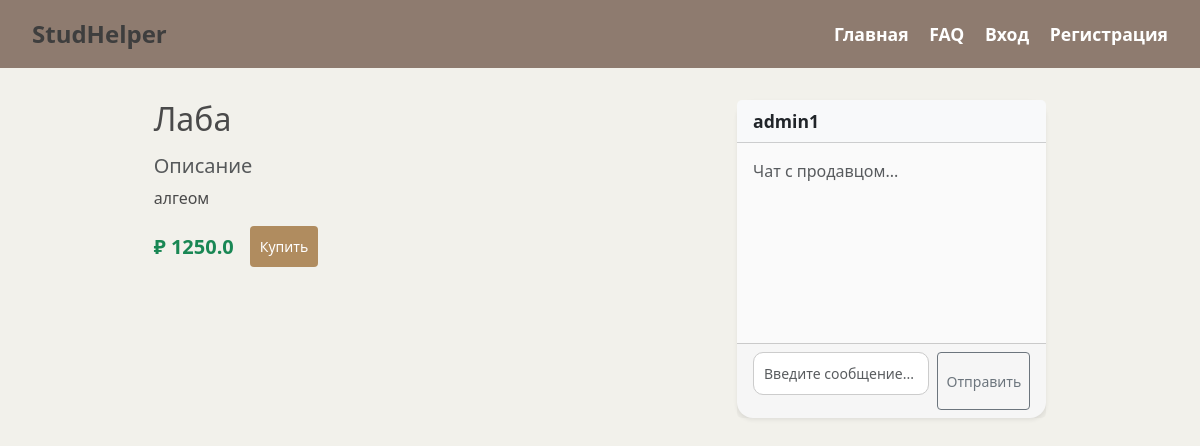
The app's page /offer/1, older data.
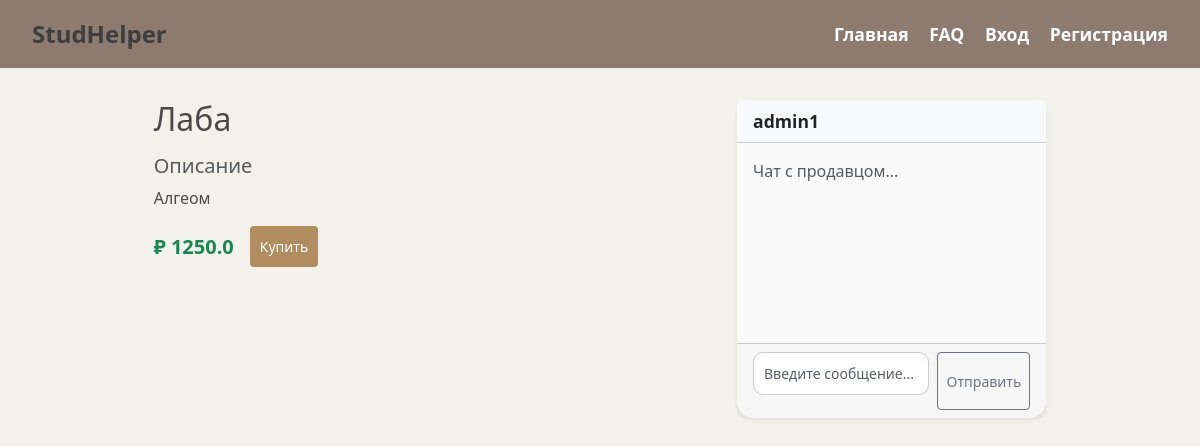
The same page, newer data.
### app.py (models this page shows)
class Offer(db.Model):
    id = db.Column(db.Integer, primary_key=True)
    title = db.Column(db.String(200), nullable=False)
    description = db.Column(db.Text, nullable=False)
    price = db.Column(db.Float, nullable=False)
    subtopic = db.Column(db.String(50))  # Изменено на строковый тип
    seller_id = db.Column(db.Integer, db.ForeignKey('user.id'), nullable=False)

class User(db.Model):
    id = db.Column(db.Integer, primary_key=True)
    username = db.Column(db.String(150), unique=True, nullable=False)
    password = db.Column(db.String(150), nullable=False)
    offers = db.relationship('Offer', backref='seller', lazy=True)  # связь с предложениями

### app.py (the view)
@app.route('/offer/<int:offer_id>')
def offer(offer_id):
    offer = Offer.query.get_or_404(offer_id)
    return render_template('offer.html', offer=offer)

### templates/offer.html
{% extends 'base.html' %}
{% block content %}
<div class="container mt-4">
    {% if offer %}
    <div class="row justify-content-center">
        <div class="col-lg-7 col-md-8 col-sm-12">
            <h2 class="mb-3">{{ offer.title }}</h2>
            <h5 class="text-muted">Описание</h5>
            <p>{{ offer.description }}</p>
            <div class="d-flex align-items-center gap-3 mt-3">
                <span class="fs-5 fw-semibold text-success">₽ {{ offer.price }}</span>
                <a href="{{ url_for('checkout', offer_id=offer.id) }}" class="btn btn-sm btn-primary">Купить</a>
            </div>
        </div>
        <div class="col-lg-4 col-md-4 col-sm-12 mt-4 mt-md-0">
            {% if offer.seller %}
            <div class="card shadow-sm">
                <div class="card-header bg-light fw-bold">
                    <a href="{{ url_for('profile', user_id=offer.seller.id) }}" class="text-decoration-none">
                        {{ offer.seller.username }}
                    </a>
                </div>
                <div class="card-body" style="height: 200px; overflow-y: auto;">
                    <p class="text-muted">Чат с продавцом...</p>
                </div>
                <div class="card-footer d-flex">
                    <input type="text" class="form-control form-control-sm me-2" placeholder="Введите сообщение...">
                    <button class="btn btn-sm btn-outline-secondary">Отправить</button>
                </div>
            </div>
            {% else %}
            <p>Продавец не найден</p>
            {% endif %}
        </div>
    </div>
    {% else %}
        <p>Предложение не найдено.</p>
    {% endif %}
</div>
{% endblock %}

### templates/base.html (shortened to what this page needs)
<!DOCTYPE html>
<html lang="ru">
<head>
    <link href="https://cdn.jsdelivr.net/npm/bootstrap@5.3.0/dist/css/bootstrap.min.css" rel="stylesheet">
    <link rel="stylesheet" href="{{ url_for('static', filename='style.css') }}">
</head>
<body>
    <div class="header">
        <a href="{{ url_for('home') }}" class="site-title">StudHelper</a>
        <div class="header-buttons">
            <a href="{{ url_for('home') }}">Главная</a>
            <a href="{{ url_for('faq') }}">FAQ</a>
            {% if 'username' in session %}
                <a href="{{ url_for('profile') }}">Профиль</a>
                <a href="{{ url_for('logout') }}">Выход</a>
            {% else %}
                <a href="{{ url_for('login') }}">Вход</a>
                <a href="{{ url_for('register') }}">Регистрация</a>
            {% endif %}
        </div>
    </div>
    <div class="content">
        {% block content %}
        {% endblock %}
    </div>
</body>
</html>

### static/style.css (style rules this page uses)
body { margin: 0; font-family: 'Segoe UI', Tahoma, Geneva, Verdana, sans-serif; background-color: #f2f1eb; color: #4a4a4a; }
a { color: inherit; text-decoration: none; }
.header { background-color: #8e7b6f; color: white; padding: 1rem 2rem; display: flex; justify-content: space-between; align-items: center; font-size: 1.1rem; }
.header-buttons a { margin-left: 1rem; color: white; font-weight: bold; transition: opacity 0.2s; }
.content { max-width: 1100px; margin: 2rem auto; padding: 0 1rem; }
.site-title { font-size: 1.5rem; font-weight: bold; color: #3e3e3e; text-decoration: none; }
.card { border-radius: 0.75rem; border: 1px solid #ddd; }
.card-header { font-size: 1.1rem; }
.card-body { background-color: #fafafa; }
.card-footer input { flex: 1; }
.container { max-width: 1000px; }
.form-control, .form-select { padding: 10px; border: 1px solid #ccc; border-radius: 4px; width: 100%; margin-bottom: 15px; }
.btn-primary { background-color: #b08c5f; border: none; padding: 10px; border-radius: 4px; color: white; cursor: pointer; transition: background 0.3s; }
.card { border-radius: 16px; border: none; background-color: #fdfdfd; }
.card-body p { color: #444; }
.form-control { border-radius: 10px; border: 1px solid #ccc; }

Row changes from the older to the newer data that the page shows:
changed Offer "Лаба": description "алгеом" → "Алгеом"
